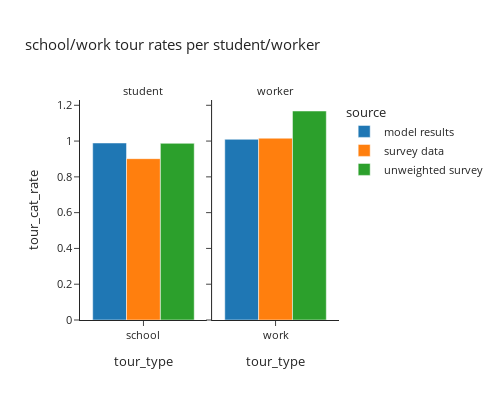

Notebook code for this chart:
### Code cell
df_plot = tour_data.loc[tour_data['tour_type'].isin(["work","school"])].\
    groupby(['source','tour_type'])[['trip_weight_2017_2019']].sum().reset_index(). \
    merge(df_worker_student_count, how='left', on=['source','tour_type'])
df_plot['tour_cat_rate'] = df_plot['trip_weight_2017_2019']/df_plot['hh_weight_2017_2019']

fig = px.bar(df_plot, x="tour_type", y="tour_cat_rate", color="source",barmode="group", template="simple_white",
             facet_col='person_type',
             title="school/work tour rates per student/worker")
fig.for_each_annotation(lambda a: a.update(text = a.text.split("=")[-1]))
fig.update_layout(height=400, width=500, font=dict(size=11))
fig.update_xaxes(matches=None)
fig.show()

### Figure 1 — Plotly figure (JSON) as saved in the notebook; plotly's stock layout.template omitted (floating-point values rounded to 4 significant figures)
{"data": [{"alignmentgroup": "True", "hovertemplate": "source=model results<br>person_type=student<br>tour_type=%{x}<br>tour_cat_rate=%{y}<extra></extra>", "legendgroup": "model results", "marker": {"color": "#1F77B4", "pattern": {"shape": ""}}, "name": "model results", "offsetgroup": "model results", "orientation": "v", "showlegend": true, "textposition": "auto", "type": "bar", "x": ["school"], "xaxis": "x", "y": [0.9894], "yaxis": "y"}, {"alignmentgroup": "True", "hovertemplate": "source=model results<br>person_type=worker<br>tour_type=%{x}<br>tour_cat_rate=%{y}<extra></extra>", "legendgroup": "model results", "marker": {"color": "#1F77B4", "pattern": {"shape": ""}}, "name": "model results", "offsetgroup": "model results", "orientation": "v", "showlegend": false, "textposition": "auto", "type": "bar", "x": ["work"], "xaxis": "x2", "y": [1.01], "yaxis": "y2"}, {"alignmentgroup": "True", "hovertemplate": "source=survey data<br>person_type=student<br>tour_type=%{x}<br>tour_cat_rate=%{y}<extra></extra>", "legendgroup": "survey data", "marker": {"color": "#FF7F0E", "pattern": {"shape": ""}}, "name": "survey data", "offsetgroup": "survey data", "orientation": "v", "showlegend": true, "textposition": "auto", "type": "bar", "x": ["school"], "xaxis": "x", "y": [0.9017], "yaxis": "y"}, {"alignmentgroup": "True", "hovertemplate": "source=survey data<br>person_type=worker<br>tour_type=%{x}<br>tour_cat_rate=%{y}<extra></extra>", "legendgroup": "survey data", "marker": {"color": "#FF7F0E", "pattern": {"shape": ""}}, "name": "survey data", "offsetgroup": "survey data", "orientation": "v", "showlegend": false, "textposition": "auto", "type": "bar", "x": ["work"], "xaxis": "x2", "y": [1.016], "yaxis": "y2"}, {"alignmentgroup": "True", "hovertemplate": "source=unweighted survey<br>person_type=student<br>tour_type=%{x}<br>tour_cat_rate=%{y}<extra></extra>", "legendgroup": "unweighted survey", "marker": {"color": "#2CA02C", "pattern": {"shape": ""}}, "name": "unweighted survey", "offsetgroup": "unweighted survey", "orientation": "v", "showlegend": true, "textposition": "auto", "type": "bar", "x": ["school"], "xaxis": "x", "y": [0.9874], "yaxis": "y"}, {"alignmentgroup": "True", "hovertemplate": "source=unweighted survey<br>person_type=worker<br>tour_type=%{x}<br>tour_cat_rate=%{y}<extra></extra>", "legendgroup": "unweighted survey", "marker": {"color": "#2CA02C", "pattern": {"shape": ""}}, "name": "unweighted survey", "offsetgroup": "unweighted survey", "orientation": "v", "showlegend": false, "textposition": "auto", "type": "bar", "x": ["work"], "xaxis": "x2", "y": [1.168], "yaxis": "y2"}], "layout": {"annotations": [{"font": {}, "showarrow": false, "text": "student", "x": 0.245, "xanchor": "center", "xref": "paper", "y": 1.0, "yanchor": "bottom", "yref": "paper"}, {"font": {}, "showarrow": false, "text": "worker", "x": 0.755, "xanchor": "center", "xref": "paper", "y": 1.0, "yanchor": "bottom", "yref": "paper"}], "barmode": "group", "font": {"size": 11}, "height": 400, "legend": {"title": {"text": "source"}, "tracegroupgap": 0}, "title": {"text": "school/work tour rates per student/worker"}, "width": 500, "xaxis": {"anchor": "y", "domain": [0.0, 0.49], "title": {"text": "tour_type"}}, "xaxis2": {"anchor": "y2", "domain": [0.51, 1.0], "title": {"text": "tour_type"}}, "yaxis": {"anchor": "x", "domain": [0.0, 1.0], "title": {"text": "tour_cat_rate"}}, "yaxis2": {"anchor": "x2", "domain": [0.0, 1.0], "matches": "y", "showticklabels": false}}}
